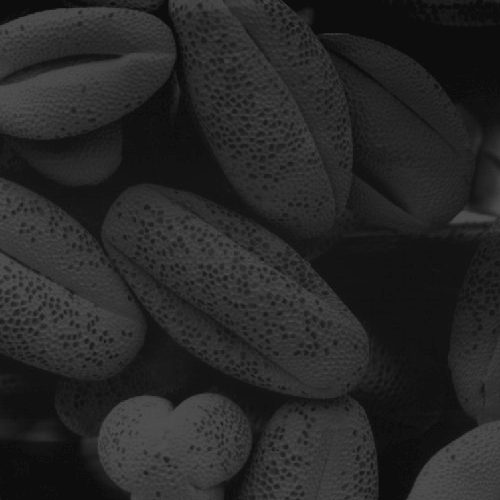
#> input picture Lab Assignment 3/Fig0316(4)(bottom_left)/Fig0316(4)(bottom_left).tif, 500 x 500 px
$ python bottom_left.py
#> lines starting #> are read from the running program, lines starting #| are printed output that depends on the picture
from PIL import Image
import numpy as np
import matplotlib.pyplot as plt
import os

script_dir = os.path.dirname(os.path.abspath(__file__))
img_path = os.path.join(script_dir, "Fig0316(4)(bottom_left).tif")

img = Image.open(img_path).convert("L")
#> img is the input picture: PIL image 500x500 L; min 13, max 83, mean 38.7
img = np.array(img, dtype=np.uint8)

M, N = img.shape
#> M = 500; N = 500
L = 256

hist = np.zeros(L)
for r in range(L):
    hist[r] = np.sum(img == r)
#> after the loop, hist = 256 values, max 17718 at index 13, min 0 at index 0, mean 976.6

p_rk = hist / (M * N)
#> p_rk = 256 values, max 0.0709 at index 13, min 0 at index 0, mean 0.00391

plt.figure(figsize=(10,4))

plt.subplot(1,2,1)
plt.title("Input Image")
plt.imshow(img, cmap='gray')
plt.axis('off')

plt.subplot(1,2,2)
plt.title("Normalized Histogram p(rk)")
plt.plot(range(L), p_rk, linewidth=1)
plt.xlabel("Gray level (rk)")
plt.ylabel("p(rk)")
plt.xlim([0, 255])

plt.tight_layout()
plt.show()
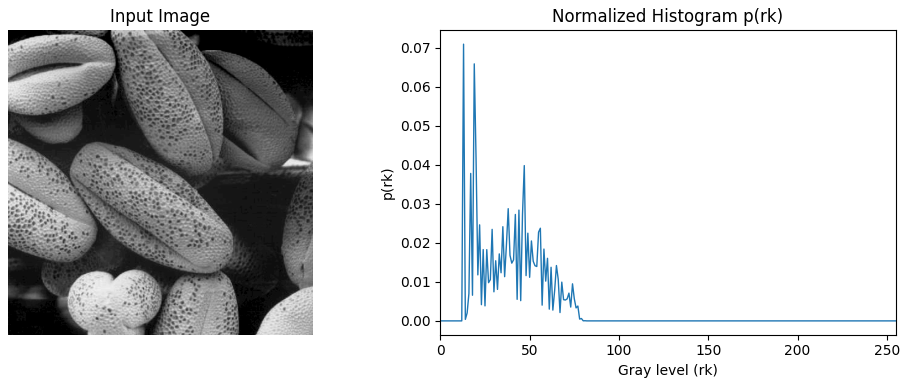
#> figure drawn by matplotlib, 2 panels; panel 2: curve peaks at x = 13, y = 0.0709
